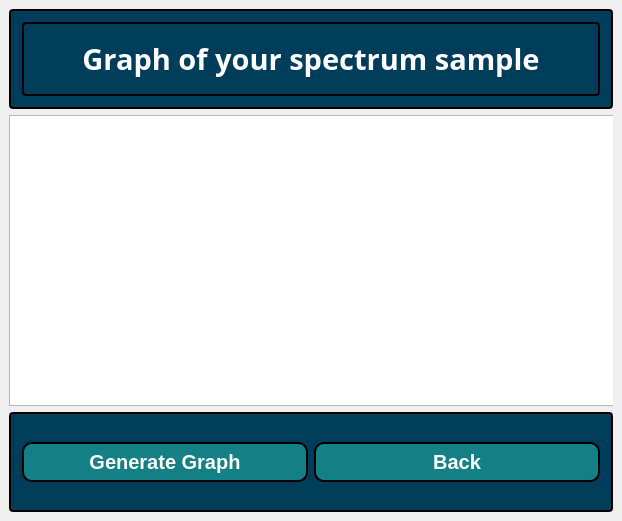
<?xml version="1.0" encoding="UTF-8"?>
<ui version="4.0">
 <class>MainWindow</class>
 <widget class="QMainWindow" name="MainWindow">
  <property name="geometry">
   <rect>
    <x>0</x>
    <y>0</y>
    <width>622</width>
    <height>521</height>
   </rect>
  </property>
  <property name="windowTitle">
   <string>MainWindow</string>
  </property>
  <widget class="QWidget" name="centralwidget">
   <property name="styleSheet">
    <string notr="true"/>
   </property>
   <layout class="QVBoxLayout" name="verticalLayout">
    <item>
     <widget class="QFrame" name="frame">
      <property name="maximumSize">
       <size>
        <width>16777215</width>
        <height>100</height>
       </size>
      </property>
      <property name="styleSheet">
       <string notr="true">QFrame, QLabel, QToolTip {
    border: 2px solid black;
    border-radius: 4px;
    padding: 2px;
    background-color:rgb(0, 61, 90) ;
	color: white;
}</string>
      </property>
      <property name="frameShape">
       <enum>QFrame::StyledPanel</enum>
      </property>
      <property name="frameShadow">
       <enum>QFrame::Raised</enum>
      </property>
      <layout class="QVBoxLayout" name="verticalLayout_2">
       <item>
        <widget class="QLabel" name="label">
         <property name="font">
          <font>
           <family>Tw Cen MT</family>
           <pointsize>22</pointsize>
           <bold>true</bold>
          </font>
         </property>
         <property name="text">
          <string>Graph of your spectrum sample</string>
         </property>
         <property name="alignment">
          <set>Qt::AlignCenter</set>
         </property>
        </widget>
       </item>
      </layout>
     </widget>
    </item>
    <item>
     <widget class="QFrame" name="frame_2">
      <property name="frameShape">
       <enum>QFrame::StyledPanel</enum>
      </property>
      <property name="frameShadow">
       <enum>QFrame::Raised</enum>
      </property>
      <widget class="QGraphicsView" name="graphicsView">
       <property name="geometry">
        <rect>
         <x>0</x>
         <y>0</y>
         <width>611</width>
         <height>291</height>
        </rect>
       </property>
      </widget>
     </widget>
    </item>
    <item>
     <widget class="QFrame" name="frame_3">
      <property name="maximumSize">
       <size>
        <width>16777215</width>
        <height>100</height>
       </size>
      </property>
      <property name="styleSheet">
       <string notr="true">QFrame, QLabel, QToolTip {
    border: 2px solid black;
    border-radius: 4px;
    padding: 2px;
    background-color:rgb(0, 61, 90) ;
	color: white;
}</string>
      </property>
      <property name="frameShape">
       <enum>QFrame::StyledPanel</enum>
      </property>
      <property name="frameShadow">
       <enum>QFrame::Raised</enum>
      </property>
      <layout class="QHBoxLayout" name="horizontalLayout">
       <item>
        <widget class="QPushButton" name="pushButton">
         <property name="styleSheet">
          <string notr="true">	QPushButton {
	background-color: #138086;
    border-style: outset;
    border-width: 2px;
    border-radius: 10px;
    border-color: black;
    font: bold 20px;
    min-width: 10em;
    padding: 6px;
	color:rgb(255,255,255);
}
QPushButton:pressed {
	background-color:rgb(100,170,255)
}</string>
         </property>
         <property name="text">
          <string>Generate Graph</string>
         </property>
        </widget>
       </item>
       <item>
        <widget class="QPushButton" name="pushButton_2">
         <property name="styleSheet">
          <string notr="true">	QPushButton {
	background-color: #138086;
    border-style: outset;
    border-width: 2px;
    border-radius: 10px;
    border-color: black;
    font: bold 20px;
    min-width: 10em;
    padding: 6px;
	color:rgb(255,255,255);
}
QPushButton:pressed {
	background-color:rgb(100,170,255)
}</string>
         </property>
         <property name="text">
          <string>Back</string>
         </property>
        </widget>
       </item>
      </layout>
     </widget>
    </item>
   </layout>
  </widget>
 </widget>
 <resources/>
 <connections/>
</ui>
